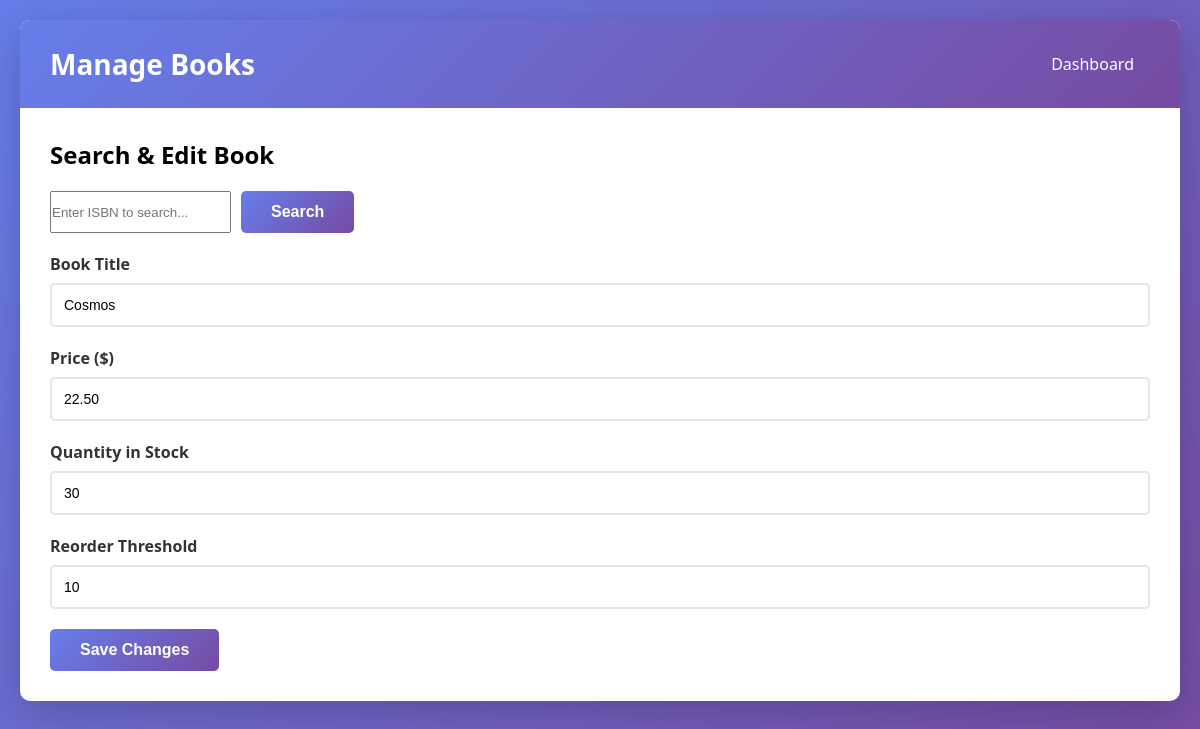
/edit_book.php?isbn=9780345539434 (signed in), run on the app's committed database.
### tables this page shows
CREATE TABLE books (
    isbn VARCHAR(13) PRIMARY KEY,
    title VARCHAR(255) NOT NULL,
    publisher_id INT,
    publication_year INT,
    selling_price DECIMAL(10, 2) NOT NULL,
    category ENUM('Science', 'Art', 'Religion', 'History', 'Geography') NOT NULL,
    quantity_in_stock INT DEFAULT 0,
    threshold_quantity INT DEFAULT 10,
    created_at TIMESTAMP DEFAULT CURRENT_TIMESTAMP,
    FOREIGN KEY (publisher_id) REFERENCES publishers(publisher_id),
    CHECK (quantity_in_stock >= 0),
    CHECK (selling_price > 0)
);

### edit_book.php (the view, shortened to what this page needs)
<?php
$conn = getDBConnection();
$book = null;
if (isset($_GET['isbn']) || isset($_POST['search_isbn'])) {
    $isbn = isset($_GET['isbn']) ? $_GET['isbn'] : $_POST['search_isbn'];
    $stmt = $conn->prepare("SELECT b.*, p.name as publisher_name FROM books b
                            JOIN publishers p ON b.publisher_id = p.publisher_id
                            WHERE b.isbn = ?");
    $stmt->bind_param("s", $isbn);
    $stmt->execute();
    $result = $stmt->get_result();
    if ($result->num_rows > 0) {
        $book = $result->fetch_assoc();
    } else {
        $error = "Book not found!";
    }
}
?>
<!DOCTYPE html>
<html lang="en">
<head>
    <link rel="stylesheet" href="style.css">
</head>
<body>
    <div class="container">
        <div class="header">
            <h1>Manage Books</h1>
            <nav><a href="admin_dashboard.php">Dashboard</a></nav>
        </div>
        <div style="padding: 30px;">
            <h2>Search & Edit Book</h2>
            <form method="POST" style="margin: 20px 0; display: flex; gap: 10px;">
                <input type="text" name="search_isbn" placeholder="Enter ISBN to search..." required>
                <button type="submit" class="btn btn-primary">Search</button>
            </form>
            <?php if ($book): ?>
            <form method="POST">
                <div class="form-group">
                    <label>Book Title</label>
                    <input type="text" name="title" value="<?php echo htmlspecialchars($book['title']); ?>" required>
                </div>
                <div class="form-group">
                    <label>Price ($)</label>
                    <input type="number" step="0.01" name="selling_price" value="<?php echo $book['selling_price']; ?>" required>
                </div>
                <div class="form-group">
                    <label>Quantity in Stock</label>
                    <input type="number" name="quantity_in_stock" value="<?php echo $book['quantity_in_stock']; ?>" required>
                </div>
                <div class="form-group">
                    <label>Reorder Threshold</label>
                    <input type="number" name="threshold_quantity" value="<?php echo $book['threshold_quantity']; ?>" required>
                </div>
                <button type="submit" name="update_book" class="btn btn-primary">Save Changes</button>
            </form>
            <?php endif; ?>
        </div>
    </div>
</body>
</html>

### style.css (style rules this page uses)
* { margin: 0; padding: 0; box-sizing: border-box; }
body { font-family: 'Segoe UI', Tahoma, Geneva, Verdana, sans-serif; background: linear-gradient(135deg, #667eea 0%, #764ba2 100%); min-height: 100vh; padding: 20px; }
.container { max-width: 1200px; margin: 0 auto; background: white; border-radius: 10px; box-shadow: 0 10px 40px rgba(0, 0, 0, 0.2); overflow: hidden; }
.header { background: linear-gradient(135deg, #667eea 0%, #764ba2 100%); color: white; padding: 25px 30px; display: flex; justify-content: space-between; align-items: center; }
.header h1 { font-size: 28px; font-weight: 600; }
.header nav a { color: white; text-decoration: none; margin-left: 20px; padding: 8px 16px; border-radius: 5px; transition: background 0.3s; }
.form-group { margin-bottom: 20px; }
.form-group label { display: block; margin-bottom: 8px; font-weight: 600; color: #333; }
.form-group input, .form-group select, .form-group textarea { width: 100%; padding: 12px; border: 2px solid #e1e8ed; border-radius: 5px; font-size: 14px; transition: border-color 0.3s; }
.btn { padding: 12px 30px; border: none; border-radius: 5px; font-size: 16px; font-weight: 600; cursor: pointer; transition: all 0.3s; text-decoration: none; display: inline-block; text-align: center; }
.btn-primary { background: linear-gradient(135deg, #667eea 0%, #764ba2 100%); color: white; }

### data on the page
books: title "Cosmos", selling_price "22.50", quantity_in_stock "30", threshold_quantity "10"
